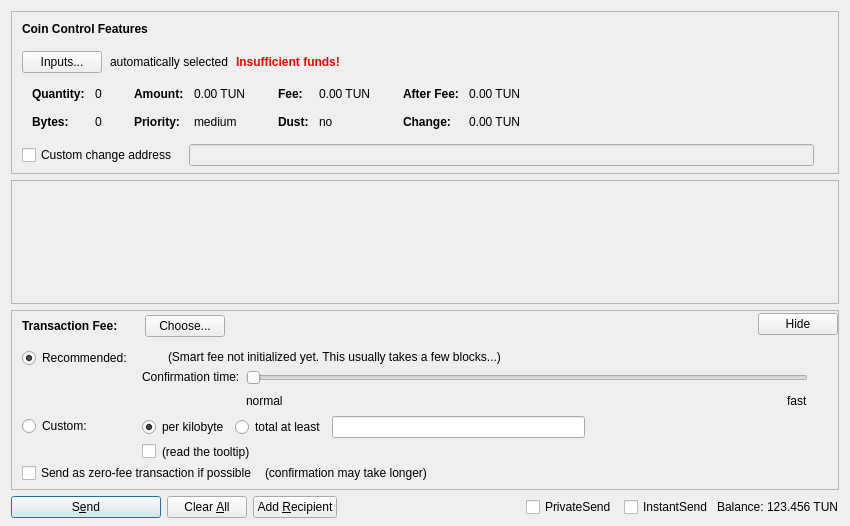
<?xml version="1.0" encoding="UTF-8"?>
<ui version="4.0">
 <class>SendCoinsDialog</class>
 <widget class="QDialog" name="SendCoinsDialog">
  <property name="geometry">
   <rect>
    <x>0</x>
    <y>0</y>
    <width>850</width>
    <height>526</height>
   </rect>
  </property>
  <property name="windowTitle">
   <string>Send Coins</string>
  </property>
  <layout class="QVBoxLayout" name="verticalLayout" stretch="0,1,0,0">
   <property name="bottomMargin">
    <number>8</number>
   </property>
   <item>
    <widget class="QFrame" name="frameCoinControl">
     <property name="sizePolicy">
      <sizepolicy hsizetype="Expanding" vsizetype="Expanding">
       <horstretch>0</horstretch>
       <verstretch>0</verstretch>
      </sizepolicy>
     </property>
     <property name="maximumSize">
      <size>
       <width>16777215</width>
       <height>16777215</height>
      </size>
     </property>
     <property name="frameShape">
      <enum>QFrame::StyledPanel</enum>
     </property>
     <property name="frameShadow">
      <enum>QFrame::Sunken</enum>
     </property>
     <layout class="QVBoxLayout" name="verticalLayoutCoinControl2">
      <property name="spacing">
       <number>0</number>
      </property>
      <property name="leftMargin">
       <number>0</number>
      </property>
      <property name="topMargin">
       <number>0</number>
      </property>
      <property name="rightMargin">
       <number>0</number>
      </property>
      <property name="bottomMargin">
       <number>6</number>
      </property>
      <item>
       <layout class="QVBoxLayout" name="verticalLayoutCoinControl" stretch="0,0,0,0,1">
        <property name="spacing">
         <number>0</number>
        </property>
        <property name="leftMargin">
         <number>10</number>
        </property>
        <property name="topMargin">
         <number>10</number>
        </property>
        <item>
         <layout class="QHBoxLayout" name="horizontalLayoutCoinControl1">
          <property name="bottomMargin">
           <number>15</number>
          </property>
          <item>
           <widget class="QLabel" name="labelCoinControlFeatures">
            <property name="sizePolicy">
             <sizepolicy hsizetype="Preferred" vsizetype="Maximum">
              <horstretch>0</horstretch>
              <verstretch>0</verstretch>
             </sizepolicy>
            </property>
            <property name="font">
             <font>
              <weight>75</weight>
              <bold>true</bold>
             </font>
            </property>
            <property name="styleSheet">
             <string notr="true">font-weight:bold;</string>
            </property>
            <property name="text">
             <string>Coin Control Features</string>
            </property>
           </widget>
          </item>
         </layout>
        </item>
        <item>
         <layout class="QHBoxLayout" name="horizontalLayoutCoinControl2" stretch="0,0,0,0">
          <property name="spacing">
           <number>8</number>
          </property>
          <property name="bottomMargin">
           <number>10</number>
          </property>
          <item>
           <widget class="QPushButton" name="pushButtonCoinControl">
            <property name="styleSheet">
             <string notr="true"/>
            </property>
            <property name="text">
             <string>Inputs...</string>
            </property>
            <property name="autoDefault">
             <bool>false</bool>
            </property>
           </widget>
          </item>
          <item>
           <widget class="QLabel" name="labelCoinControlAutomaticallySelected">
            <property name="text">
             <string>automatically selected</string>
            </property>
            <property name="margin">
             <number>5</number>
            </property>
           </widget>
          </item>
          <item>
           <widget class="QLabel" name="labelCoinControlInsuffFunds">
            <property name="font">
             <font>
              <weight>75</weight>
              <bold>true</bold>
             </font>
            </property>
            <property name="styleSheet">
             <string notr="true">color:red;font-weight:bold;</string>
            </property>
            <property name="text">
             <string>Insufficient funds!</string>
            </property>
            <property name="margin">
             <number>5</number>
            </property>
           </widget>
          </item>
          <item>
           <spacer name="horizontalSpacerCoinControl">
            <property name="orientation">
             <enum>Qt::Horizontal</enum>
            </property>
            <property name="sizeHint" stdset="0">
             <size>
              <width>40</width>
              <height>1</height>
             </size>
            </property>
           </spacer>
          </item>
         </layout>
        </item>
        <item>
         <widget class="QWidget" name="widgetCoinControl" native="true">
          <property name="sizePolicy">
           <sizepolicy hsizetype="Preferred" vsizetype="Preferred">
            <horstretch>0</horstretch>
            <verstretch>0</verstretch>
           </sizepolicy>
          </property>
          <property name="minimumSize">
           <size>
            <width>0</width>
            <height>0</height>
           </size>
          </property>
          <property name="styleSheet">
           <string notr="true"/>
          </property>
          <layout class="QHBoxLayout" name="horizontalLayoutCoinControl5">
           <property name="leftMargin">
            <number>0</number>
           </property>
           <property name="topMargin">
            <number>0</number>
           </property>
           <property name="rightMargin">
            <number>0</number>
           </property>
           <property name="bottomMargin">
            <number>0</number>
           </property>
           <item>
            <layout class="QHBoxLayout" name="horizontalLayoutCoinControl3" stretch="0,0,0,1">
             <property name="spacing">
              <number>20</number>
             </property>
             <property name="topMargin">
              <number>0</number>
             </property>
             <property name="bottomMargin">
              <number>10</number>
             </property>
             <item>
              <layout class="QFormLayout" name="formLayoutCoinControl1">
               <property name="horizontalSpacing">
                <number>10</number>
               </property>
               <property name="verticalSpacing">
                <number>14</number>
               </property>
               <property name="leftMargin">
                <number>10</number>
               </property>
               <property name="topMargin">
                <number>4</number>
               </property>
               <property name="rightMargin">
                <number>6</number>
               </property>
               <item row="0" column="0">
                <widget class="QLabel" name="labelCoinControlQuantityText">
                 <property name="font">
                  <font>
                   <weight>75</weight>
                   <bold>true</bold>
                  </font>
                 </property>
                 <property name="text">
                  <string>Quantity:</string>
                 </property>
                 <property name="margin">
                  <number>0</number>
                 </property>
                </widget>
               </item>
               <item row="0" column="1">
                <widget class="QLabel" name="labelCoinControlQuantity">
                 <property name="cursor">
                  <cursorShape>IBeamCursor</cursorShape>
                 </property>
                 <property name="contextMenuPolicy">
                  <enum>Qt::ActionsContextMenu</enum>
                 </property>
                 <property name="text">
                  <string notr="true">0</string>
                 </property>
                 <property name="margin">
                  <number>0</number>
                 </property>
                 <property name="textInteractionFlags">
                  <set>Qt::LinksAccessibleByMouse|Qt::TextSelectableByKeyboard|Qt::TextSelectableByMouse</set>
                 </property>
                </widget>
               </item>
               <item row="1" column="0">
                <widget class="QLabel" name="labelCoinControlBytesText">
                 <property name="font">
                  <font>
                   <weight>75</weight>
                   <bold>true</bold>
                  </font>
                 </property>
                 <property name="text">
                  <string>Bytes:</string>
                 </property>
                </widget>
               </item>
               <item row="1" column="1">
                <widget class="QLabel" name="labelCoinControlBytes">
                 <property name="cursor">
                  <cursorShape>IBeamCursor</cursorShape>
                 </property>
                 <property name="contextMenuPolicy">
                  <enum>Qt::ActionsContextMenu</enum>
                 </property>
                 <property name="text">
                  <string notr="true">0</string>
                 </property>
                 <property name="textInteractionFlags">
                  <set>Qt::LinksAccessibleByMouse|Qt::TextSelectableByKeyboard|Qt::TextSelectableByMouse</set>
                 </property>
                </widget>
               </item>
              </layout>
             </item>
             <item>
              <layout class="QFormLayout" name="formLayoutCoinControl2">
               <property name="horizontalSpacing">
                <number>10</number>
               </property>
               <property name="verticalSpacing">
                <number>14</number>
               </property>
               <property name="leftMargin">
                <number>6</number>
               </property>
               <property name="topMargin">
                <number>4</number>
               </property>
               <property name="rightMargin">
                <number>6</number>
               </property>
               <item row="0" column="0">
                <widget class="QLabel" name="labelCoinControlAmountText">
                 <property name="font">
                  <font>
                   <weight>75</weight>
                   <bold>true</bold>
                  </font>
                 </property>
                 <property name="text">
                  <string>Amount:</string>
                 </property>
                 <property name="margin">
                  <number>0</number>
                 </property>
                </widget>
               </item>
               <item row="0" column="1">
                <widget class="QLabel" name="labelCoinControlAmount">
                 <property name="cursor">
                  <cursorShape>IBeamCursor</cursorShape>
                 </property>
                 <property name="contextMenuPolicy">
                  <enum>Qt::ActionsContextMenu</enum>
                 </property>
                 <property name="text">
                  <string notr="true">0.00 TUN</string>
                 </property>
                 <property name="textInteractionFlags">
                  <set>Qt::LinksAccessibleByMouse|Qt::TextSelectableByKeyboard|Qt::TextSelectableByMouse</set>
                 </property>
                </widget>
               </item>
               <item row="1" column="0">
                <widget class="QLabel" name="labelCoinControlPriorityText">
                 <property name="font">
                  <font>
                   <weight>75</weight>
                   <bold>true</bold>
                  </font>
                 </property>
                 <property name="text">
                  <string>Priority:</string>
                 </property>
                </widget>
               </item>
               <item row="1" column="1">
                <widget class="QLabel" name="labelCoinControlPriority">
                 <property name="cursor">
                  <cursorShape>IBeamCursor</cursorShape>
                 </property>
                 <property name="contextMenuPolicy">
                  <enum>Qt::ActionsContextMenu</enum>
                 </property>
                 <property name="text">
                  <string>medium</string>
                 </property>
                 <property name="textInteractionFlags">
                  <set>Qt::LinksAccessibleByMouse|Qt::TextSelectableByKeyboard|Qt::TextSelectableByMouse</set>
                 </property>
                </widget>
               </item>
              </layout>
             </item>
             <item>
              <layout class="QFormLayout" name="formLayoutCoinControl3">
               <property name="horizontalSpacing">
                <number>10</number>
               </property>
               <property name="verticalSpacing">
                <number>14</number>
               </property>
               <property name="leftMargin">
                <number>6</number>
               </property>
               <property name="topMargin">
                <number>4</number>
               </property>
               <property name="rightMargin">
                <number>6</number>
               </property>
               <item row="0" column="0">
                <widget class="QLabel" name="labelCoinControlFeeText">
                 <property name="font">
                  <font>
                   <weight>75</weight>
                   <bold>true</bold>
                  </font>
                 </property>
                 <property name="text">
                  <string>Fee:</string>
                 </property>
                 <property name="margin">
                  <number>0</number>
                 </property>
                </widget>
               </item>
               <item row="0" column="1">
                <widget class="QLabel" name="labelCoinControlFee">
                 <property name="cursor">
                  <cursorShape>IBeamCursor</cursorShape>
                 </property>
                 <property name="contextMenuPolicy">
                  <enum>Qt::ActionsContextMenu</enum>
                 </property>
                 <property name="text">
                  <string notr="true">0.00 TUN</string>
                 </property>
                 <property name="textInteractionFlags">
                  <set>Qt::LinksAccessibleByMouse|Qt::TextSelectableByKeyboard|Qt::TextSelectableByMouse</set>
                 </property>
                </widget>
               </item>
               <item row="1" column="0">
                <widget class="QLabel" name="labelCoinControlLowOutputText">
                 <property name="font">
                  <font>
                   <weight>75</weight>
                   <bold>true</bold>
                  </font>
                 </property>
                 <property name="text">
                  <string>Dust:</string>
                 </property>
                </widget>
               </item>
               <item row="1" column="1">
                <widget class="QLabel" name="labelCoinControlLowOutput">
                 <property name="cursor">
                  <cursorShape>IBeamCursor</cursorShape>
                 </property>
                 <property name="contextMenuPolicy">
                  <enum>Qt::ActionsContextMenu</enum>
                 </property>
                 <property name="text">
                  <string>no</string>
                 </property>
                 <property name="textInteractionFlags">
                  <set>Qt::LinksAccessibleByMouse|Qt::TextSelectableByKeyboard|Qt::TextSelectableByMouse</set>
                 </property>
                </widget>
               </item>
              </layout>
             </item>
             <item>
              <layout class="QFormLayout" name="formLayoutCoinControl4">
               <property name="horizontalSpacing">
                <number>10</number>
               </property>
               <property name="verticalSpacing">
                <number>14</number>
               </property>
               <property name="leftMargin">
                <number>6</number>
               </property>
               <property name="topMargin">
                <number>4</number>
               </property>
               <property name="rightMargin">
                <number>6</number>
               </property>
               <item row="0" column="0">
                <widget class="QLabel" name="labelCoinControlAfterFeeText">
                 <property name="font">
                  <font>
                   <weight>75</weight>
                   <bold>true</bold>
                  </font>
                 </property>
                 <property name="text">
                  <string>After Fee:</string>
                 </property>
                 <property name="margin">
                  <number>0</number>
                 </property>
                </widget>
               </item>
               <item row="0" column="1">
                <widget class="QLabel" name="labelCoinControlAfterFee">
                 <property name="cursor">
                  <cursorShape>IBeamCursor</cursorShape>
                 </property>
                 <property name="contextMenuPolicy">
                  <enum>Qt::ActionsContextMenu</enum>
                 </property>
                 <property name="text">
                  <string notr="true">0.00 TUN</string>
                 </property>
                 <property name="textInteractionFlags">
                  <set>Qt::LinksAccessibleByMouse|Qt::TextSelectableByKeyboard|Qt::TextSelectableByMouse</set>
                 </property>
                </widget>
               </item>
               <item row="1" column="0">
                <widget class="QLabel" name="labelCoinControlChangeText">
                 <property name="font">
                  <font>
                   <weight>75</weight>
                   <bold>true</bold>
                  </font>
                 </property>
                 <property name="text">
                  <string>Change:</string>
                 </property>
                </widget>
               </item>
               <item row="1" column="1">
                <widget class="QLabel" name="labelCoinControlChange">
                 <property name="cursor">
                  <cursorShape>IBeamCursor</cursorShape>
                 </property>
                 <property name="contextMenuPolicy">
                  <enum>Qt::ActionsContextMenu</enum>
                 </property>
                 <property name="text">
                  <string notr="true">0.00 TUN</string>
                 </property>
                 <property name="textInteractionFlags">
                  <set>Qt::LinksAccessibleByMouse|Qt::TextSelectableByKeyboard|Qt::TextSelectableByMouse</set>
                 </property>
                </widget>
               </item>
              </layout>
             </item>
            </layout>
           </item>
          </layout>
         </widget>
        </item>
        <item>
         <layout class="QHBoxLayout" name="horizontalLayoutCoinControl4" stretch="0,0,0">
          <property name="spacing">
           <number>12</number>
          </property>
          <property name="sizeConstraint">
           <enum>QLayout::SetDefaultConstraint</enum>
          </property>
          <property name="topMargin">
           <number>5</number>
          </property>
          <property name="rightMargin">
           <number>5</number>
          </property>
          <item>
           <widget class="QCheckBox" name="checkBoxCoinControlChange">
            <property name="toolTip">
             <string>If this is activated, but the change address is empty or invalid, change will be sent to a newly generated address.</string>
            </property>
            <property name="text">
             <string>Custom change address</string>
            </property>
           </widget>
          </item>
          <item>
           <widget class="QValidatedLineEdit" name="lineEditCoinControlChange">
            <property name="enabled">
             <bool>false</bool>
            </property>
            <property name="sizePolicy">
             <sizepolicy hsizetype="Expanding" vsizetype="Fixed">
              <horstretch>0</horstretch>
              <verstretch>0</verstretch>
             </sizepolicy>
            </property>
           </widget>
          </item>
          <item>
           <widget class="QLabel" name="labelCoinControlChangeLabel">
            <property name="sizePolicy">
             <sizepolicy hsizetype="Preferred" vsizetype="Expanding">
              <horstretch>0</horstretch>
              <verstretch>0</verstretch>
             </sizepolicy>
            </property>
            <property name="minimumSize">
             <size>
              <width>0</width>
              <height>0</height>
             </size>
            </property>
            <property name="text">
             <string/>
            </property>
            <property name="margin">
             <number>3</number>
            </property>
           </widget>
          </item>
         </layout>
        </item>
        <item>
         <spacer name="verticalSpacerCoinControl">
          <property name="orientation">
           <enum>Qt::Vertical</enum>
          </property>
          <property name="sizeHint" stdset="0">
           <size>
            <width>800</width>
            <height>1</height>
           </size>
          </property>
         </spacer>
        </item>
       </layout>
      </item>
     </layout>
    </widget>
   </item>
   <item>
    <widget class="QScrollArea" name="scrollArea">
     <property name="widgetResizable">
      <bool>true</bool>
     </property>
     <widget class="QWidget" name="scrollAreaWidgetContents">
      <property name="geometry">
       <rect>
        <x>0</x>
        <y>0</y>
        <width>830</width>
        <height>69</height>
       </rect>
      </property>
      <layout class="QVBoxLayout" name="verticalLayout_2" stretch="0,1">
       <property name="leftMargin">
        <number>0</number>
       </property>
       <property name="topMargin">
        <number>0</number>
       </property>
       <property name="rightMargin">
        <number>0</number>
       </property>
       <property name="bottomMargin">
        <number>0</number>
       </property>
       <item>
        <layout class="QVBoxLayout" name="entries">
         <property name="spacing">
          <number>6</number>
         </property>
        </layout>
       </item>
       <item>
        <spacer name="verticalSpacer">
         <property name="orientation">
          <enum>Qt::Vertical</enum>
         </property>
         <property name="sizeHint" stdset="0">
          <size>
           <width>20</width>
           <height>40</height>
          </size>
         </property>
        </spacer>
       </item>
      </layout>
     </widget>
    </widget>
   </item>
   <item>
    <widget class="QFrame" name="frameFee">
     <property name="sizePolicy">
      <sizepolicy hsizetype="Expanding" vsizetype="Expanding">
       <horstretch>0</horstretch>
       <verstretch>0</verstretch>
      </sizepolicy>
     </property>
     <property name="maximumSize">
      <size>
       <width>16777215</width>
       <height>16777215</height>
      </size>
     </property>
     <property name="frameShape">
      <enum>QFrame::StyledPanel</enum>
     </property>
     <property name="frameShadow">
      <enum>QFrame::Sunken</enum>
     </property>
     <layout class="QVBoxLayout" name="verticalLayoutFee1">
      <property name="spacing">
       <number>0</number>
      </property>
      <property name="leftMargin">
       <number>0</number>
      </property>
      <property name="topMargin">
       <number>0</number>
      </property>
      <property name="rightMargin">
       <number>0</number>
      </property>
      <property name="bottomMargin">
       <number>0</number>
      </property>
      <item>
       <layout class="QVBoxLayout" name="verticalLayoutFee2" stretch="0,0,0">
        <property name="spacing">
         <number>0</number>
        </property>
        <property name="leftMargin">
         <number>10</number>
        </property>
        <property name="topMargin">
         <number>0</number>
        </property>
        <item>
         <layout class="QHBoxLayout" name="horizontalLayoutFee1">
          <property name="bottomMargin">
           <number>0</number>
          </property>
          <item>
           <layout class="QVBoxLayout" name="verticalLayoutFee7">
            <property name="spacing">
             <number>0</number>
            </property>
            <item>
             <spacer name="verticalSpacerSmartFee">
              <property name="orientation">
               <enum>Qt::Vertical</enum>
              </property>
              <property name="sizeType">
               <enum>QSizePolicy::Fixed</enum>
              </property>
              <property name="sizeHint" stdset="0">
               <size>
                <width>1</width>
                <height>4</height>
               </size>
              </property>
             </spacer>
            </item>
            <item>
             <layout class="QHBoxLayout" name="horizontalLayoutSmartFee">
              <property name="spacing">
               <number>10</number>
              </property>
              <item>
               <widget class="QLabel" name="labelFeeHeadline">
                <property name="sizePolicy">
                 <sizepolicy hsizetype="Preferred" vsizetype="Maximum">
                  <horstretch>0</horstretch>
                  <verstretch>0</verstretch>
                 </sizepolicy>
                </property>
                <property name="font">
                 <font>
                  <weight>75</weight>
                  <bold>true</bold>
                 </font>
                </property>
                <property name="styleSheet">
                 <string notr="true">font-weight:bold;</string>
                </property>
                <property name="text">
                 <string>Transaction Fee:</string>
                </property>
               </widget>
              </item>
              <item>
               <widget class="QLabel" name="labelFeeMinimized">
                <property name="text">
                 <string/>
                </property>
               </widget>
              </item>
              <item>
               <widget class="QPushButton" name="buttonChooseFee">
                <property name="text">
                 <string>Choose...</string>
                </property>
               </widget>
              </item>
             </layout>
            </item>
            <item>
             <spacer name="verticalSpacer_5">
              <property name="orientation">
               <enum>Qt::Vertical</enum>
              </property>
              <property name="sizeHint" stdset="0">
               <size>
                <width>1</width>
                <height>1</height>
               </size>
              </property>
             </spacer>
            </item>
           </layout>
          </item>
          <item>
           <spacer name="horizontalSpacer_4">
            <property name="orientation">
             <enum>Qt::Horizontal</enum>
            </property>
            <property name="sizeHint" stdset="0">
             <size>
              <width>40</width>
              <height>20</height>
             </size>
            </property>
           </spacer>
          </item>
          <item>
           <widget class="QPushButton" name="buttonMinimizeFee">
            <property name="toolTip">
             <string>collapse fee-settings</string>
            </property>
            <property name="text">
             <string>Hide</string>
            </property>
           </widget>
          </item>
         </layout>
        </item>
        <item>
         <widget class="QFrame" name="frameFeeSelection">
          <layout class="QVBoxLayout" name="verticalLayoutFee12">
           <property name="spacing">
            <number>0</number>
           </property>
           <property name="leftMargin">
            <number>0</number>
           </property>
           <property name="topMargin">
            <number>0</number>
           </property>
           <property name="rightMargin">
            <number>0</number>
           </property>
           <property name="bottomMargin">
            <number>0</number>
           </property>
           <item>
            <layout class="QGridLayout" name="gridLayoutFee">
             <property name="topMargin">
              <number>10</number>
             </property>
             <property name="bottomMargin">
              <number>4</number>
             </property>
             <property name="horizontalSpacing">
              <number>10</number>
             </property>
             <property name="verticalSpacing">
              <number>4</number>
             </property>
             <item row="1" column="1">
              <layout class="QVBoxLayout" name="verticalLayoutFee8">
               <property name="spacing">
                <number>6</number>
               </property>
               <item>
                <layout class="QHBoxLayout" name="horizontalLayoutFee13">
                 <item>
                  <widget class="QRadioButton" name="radioCustomPerKilobyte">
                   <property name="toolTip">
                    <string>If the custom fee is set to 1000 duffs and the transaction is only 250 bytes, then &quot;per kilobyte&quot; only pays 250 duffs in fee,&lt;br /&gt;while &quot;at least&quot; pays 1000 duffs. For transactions bigger than a kilobyte both pay by kilobyte.</string>
                   </property>
                   <property name="text">
                    <string>per kilobyte</string>
                   </property>
                   <property name="checked">
                    <bool>true</bool>
                   </property>
                   <attribute name="buttonGroup">
                    <string notr="true">groupCustomFee</string>
                   </attribute>
                  </widget>
                 </item>
                 <item>
                  <widget class="QRadioButton" name="radioCustomAtLeast">
                   <property name="toolTip">
                    <string>If the custom fee is set to 1000 duffs and the transaction is only 250 bytes, then &quot;per kilobyte&quot; only pays 250 duffs in fee,&lt;br /&gt;while &quot;total at least&quot; pays 1000 duffs. For transactions bigger than a kilobyte both pay by kilobyte.</string>
                   </property>
                   <property name="text">
                    <string>total at least</string>
                   </property>
                   <attribute name="buttonGroup">
                    <string notr="true">groupCustomFee</string>
                   </attribute>
                  </widget>
                 </item>
                 <item>
                  <widget class="BitcoinAmountField" name="customFee"/>
                 </item>
                 <item>
                  <spacer name="horizontalSpacer_6">
                   <property name="orientation">
                    <enum>Qt::Horizontal</enum>
                   </property>
                   <property name="sizeHint" stdset="0">
                    <size>
                     <width>1</width>
                     <height>1</height>
                    </size>
                   </property>
                  </spacer>
                 </item>
                </layout>
               </item>
               <item>
                <layout class="QHBoxLayout" name="horizontalLayoutFee8">
                 <item>
                  <widget class="QCheckBox" name="checkBoxMinimumFee">
                   <property name="toolTip">
                    <string>Paying only the minimum fee is just fine as long as there is less transaction volume than space in the blocks.&lt;br /&gt;But be aware that this can end up in a never confirming transaction once there is more demand for tune transactions than the network can process.</string>
                   </property>
                   <property name="text">
                    <string/>
                   </property>
                  </widget>
                 </item>
                 <item>
                  <widget class="QLabel" name="labelMinFeeWarning">
                   <property name="enabled">
                    <bool>true</bool>
                   </property>
                   <property name="toolTip">
                    <string>Paying only the minimum fee is just fine as long as there is less transaction volume than space in the blocks.&lt;br /&gt;But be aware that this can end up in a never confirming transaction once there is more demand for tune transactions than the network can process.</string>
                   </property>
                   <property name="text">
                    <string>(read the tooltip)</string>
                   </property>
                   <property name="margin">
                    <number>5</number>
                   </property>
                  </widget>
                 </item>
                 <item>
                  <spacer name="horizontalSpacer_2">
                   <property name="orientation">
                    <enum>Qt::Horizontal</enum>
                   </property>
                   <property name="sizeHint" stdset="0">
                    <size>
                     <width>1</width>
                     <height>1</height>
                    </size>
                   </property>
                  </spacer>
                 </item>
                </layout>
               </item>
              </layout>
             </item>
             <item row="0" column="0">
              <layout class="QVBoxLayout" name="verticalLayoutFee4" stretch="0,1">
               <item>
                <widget class="QRadioButton" name="radioSmartFee">
                 <property name="text">
                  <string>Recommended:</string>
                 </property>
                 <property name="checked">
                  <bool>true</bool>
                 </property>
                 <attribute name="buttonGroup">
                  <string notr="true">groupFee</string>
                 </attribute>
                </widget>
               </item>
               <item>
                <spacer name="verticalSpacer_2">
                 <property name="orientation">
                  <enum>Qt::Vertical</enum>
                 </property>
                 <property name="sizeHint" stdset="0">
                  <size>
                   <width>1</width>
                   <height>1</height>
                  </size>
                 </property>
                </spacer>
               </item>
              </layout>
             </item>
             <item row="1" column="0">
              <layout class="QVBoxLayout" name="verticalLayoutFee9" stretch="0,1">
               <item>
                <widget class="QRadioButton" name="radioCustomFee">
                 <property name="text">
                  <string>Custom:</string>
                 </property>
                 <attribute name="buttonGroup">
                  <string notr="true">groupFee</string>
                 </attribute>
                </widget>
               </item>
               <item>
                <spacer name="verticalSpacer_6">
                 <property name="orientation">
                  <enum>Qt::Vertical</enum>
                 </property>
                 <property name="sizeHint" stdset="0">
                  <size>
                   <width>1</width>
                   <height>1</height>
                  </size>
                 </property>
                </spacer>
               </item>
              </layout>
             </item>
             <item row="0" column="1">
              <layout class="QVBoxLayout" name="verticalLayoutFee3" stretch="0,0,1">
               <property name="spacing">
                <number>6</number>
               </property>
               <property name="topMargin">
                <number>2</number>
               </property>
               <item>
                <layout class="QHBoxLayout" name="horizontalLayoutFee12">
                 <item>
                  <widget class="QLabel" name="labelSmartFee">
                   <property name="text">
                    <string/>
                   </property>
                   <property name="margin">
                    <number>2</number>
                   </property>
                  </widget>
                 </item>
                 <item>
                  <widget class="QLabel" name="labelFeeEstimation">
                   <property name="text">
                    <string/>
                   </property>
                  </widget>
                 </item>
                 <item>
                  <widget class="QLabel" name="labelSmartFee2">
                   <property name="text">
                    <string>(Smart fee not initialized yet. This usually takes a few blocks...)</string>
                   </property>
                   <property name="margin">
                    <number>2</number>
                   </property>
                  </widget>
                 </item>
                 <item>
                  <spacer name="horizontalSpacer_5">
                   <property name="orientation">
                    <enum>Qt::Horizontal</enum>
                   </property>
                   <property name="sizeHint" stdset="0">
                    <size>
                     <width>1</width>
                     <height>1</height>
                    </size>
                   </property>
                  </spacer>
                 </item>
                </layout>
               </item>
               <item>
                <layout class="QHBoxLayout" name="horizontalLayoutFee9">
                 <item>
                  <layout class="QVBoxLayout" name="verticalLayoutFee6">
                   <item>
                    <widget class="QLabel" name="labelSmartFee3">
                     <property name="text">
                      <string>Confirmation time:</string>
                     </property>
                     <property name="margin">
                      <number>2</number>
                     </property>
                    </widget>
                   </item>
                   <item>
                    <spacer name="verticalSpacer_3">
                     <property name="orientation">
                      <enum>Qt::Vertical</enum>
                     </property>
                     <property name="sizeHint" stdset="0">
                      <size>
                       <width>1</width>
                       <height>1</height>
                      </size>
                     </property>
                    </spacer>
                   </item>
                  </layout>
                 </item>
                 <item>
                  <layout class="QVBoxLayout" name="verticalLayoutFee5">
                   <property name="rightMargin">
                    <number>30</number>
                   </property>
                   <item>
                    <widget class="QSlider" name="sliderSmartFee">
                     <property name="minimum">
                      <number>0</number>
                     </property>
                     <property name="maximum">
                      <number>24</number>
                     </property>
                     <property name="pageStep">
                      <number>1</number>
                     </property>
                     <property name="value">
                      <number>0</number>
                     </property>
                     <property name="orientation">
                      <enum>Qt::Horizontal</enum>
                     </property>
                     <property name="invertedAppearance">
                      <bool>false</bool>
                     </property>
                     <property name="invertedControls">
                      <bool>false</bool>
                     </property>
                     <property name="tickPosition">
                      <enum>QSlider::NoTicks</enum>
                     </property>
                    </widget>
                   </item>
                   <item>
                    <layout class="QHBoxLayout" name="horizontalLayoutFee10">
                     <item>
                      <widget class="QLabel" name="labelSmartFeeNormal">
                       <property name="text">
                        <string>normal</string>
                       </property>
                      </widget>
                     </item>
                     <item>
                      <spacer name="horizontalSpacer_3">
                       <property name="orientation">
                        <enum>Qt::Horizontal</enum>
                       </property>
                       <property name="sizeHint" stdset="0">
                        <size>
                         <width>40</width>
                         <height>20</height>
                        </size>
                       </property>
                      </spacer>
                     </item>
                     <item>
                      <widget class="QLabel" name="labelSmartFeeFast">
                       <property name="text">
                        <string>fast</string>
                       </property>
                      </widget>
                     </item>
                    </layout>
                   </item>
                  </layout>
                 </item>
                </layout>
               </item>
               <item>
                <spacer name="verticalSpacer_4">
                 <property name="orientation">
                  <enum>Qt::Vertical</enum>
                 </property>
                 <property name="sizeHint" stdset="0">
                  <size>
                   <width>1</width>
                   <height>1</height>
                  </size>
                 </property>
                </spacer>
               </item>
              </layout>
             </item>
            </layout>
           </item>
           <item>
            <layout class="QHBoxLayout" name="horizontalLayoutFee5" stretch="0,0,0">
             <property name="spacing">
              <number>8</number>
             </property>
             <property name="bottomMargin">
              <number>4</number>
             </property>
             <item>
              <widget class="QCheckBox" name="checkBoxFreeTx">
               <property name="text">
                <string>Send as zero-fee transaction if possible</string>
               </property>
              </widget>
             </item>
             <item>
              <widget class="QLabel" name="labelFreeTx">
               <property name="text">
                <string>(confirmation may take longer)</string>
               </property>
               <property name="margin">
                <number>5</number>
               </property>
              </widget>
             </item>
             <item>
              <spacer name="horizontalSpacerFee5">
               <property name="orientation">
                <enum>Qt::Horizontal</enum>
               </property>
               <property name="sizeHint" stdset="0">
                <size>
                 <width>1</width>
                 <height>1</height>
                </size>
               </property>
              </spacer>
             </item>
            </layout>
           </item>
           <item>
            <spacer name="verticalSpacerFee2">
             <property name="orientation">
              <enum>Qt::Vertical</enum>
             </property>
             <property name="sizeHint" stdset="0">
              <size>
               <width>1</width>
               <height>1</height>
              </size>
             </property>
            </spacer>
           </item>
          </layout>
         </widget>
        </item>
        <item>
         <spacer name="verticalSpacerFee">
          <property name="orientation">
           <enum>Qt::Vertical</enum>
          </property>
          <property name="sizeHint" stdset="0">
           <size>
            <width>800</width>
            <height>1</height>
           </size>
          </property>
         </spacer>
        </item>
       </layout>
      </item>
     </layout>
    </widget>
   </item>
   <item>
    <layout class="QHBoxLayout" name="horizontalLayout">
     <item>
      <widget class="QPushButton" name="sendButton">
       <property name="minimumSize">
        <size>
         <width>150</width>
         <height>0</height>
        </size>
       </property>
       <property name="toolTip">
        <string>Confirm the send action</string>
       </property>
       <property name="text">
        <string>S&amp;end</string>
       </property>
       <property name="autoDefault">
        <bool>false</bool>
       </property>
       <property name="default">
        <bool>true</bool>
       </property>
      </widget>
     </item>
     <item>
      <widget class="QPushButton" name="clearButton">
       <property name="sizePolicy">
        <sizepolicy hsizetype="Minimum" vsizetype="Fixed">
         <horstretch>0</horstretch>
         <verstretch>0</verstretch>
        </sizepolicy>
       </property>
       <property name="toolTip">
        <string>Clear all fields of the form.</string>
       </property>
       <property name="text">
        <string>Clear &amp;All</string>
       </property>
       <property name="autoDefault">
        <bool>false</bool>
       </property>
      </widget>
     </item>
     <item>
      <widget class="QPushButton" name="addButton">
       <property name="toolTip">
        <string>Send to multiple recipients at once</string>
       </property>
       <property name="text">
        <string>Add &amp;Recipient</string>
       </property>
       <property name="autoDefault">
        <bool>false</bool>
       </property>
      </widget>
     </item>
     <item>
      <spacer name="horizontalSpacer">
       <property name="orientation">
        <enum>Qt::Horizontal</enum>
       </property>
       <property name="sizeHint" stdset="0">
        <size>
         <width>40</width>
         <height>20</height>
        </size>
       </property>
      </spacer>
     </item>
     <item>
      <layout class="QHBoxLayout" name="horizontalLayout_2">
       <property name="spacing">
        <number>3</number>
       </property>
       <item>
        <widget class="QCheckBox" name="checkUsePrivateSend">
         <property name="minimumSize">
          <size>
           <width>95</width>
           <height>0</height>
          </size>
         </property>
         <property name="text">
          <string>PrivateSend</string>
         </property>
         <property name="checked">
          <bool>false</bool>
         </property>
        </widget>
       </item>
       <item>
        <widget class="QCheckBox" name="checkUseInstantSend">
         <property name="enabled">
          <bool>true</bool>
         </property>
         <property name="minimumSize">
          <size>
           <width>85</width>
           <height>0</height>
          </size>
         </property>
         <property name="text">
          <string>InstantSend</string>
         </property>
        </widget>
       </item>
       <item>
        <widget class="QLabel" name="label">
         <property name="text">
          <string>Balance:</string>
         </property>
        </widget>
       </item>
       <item>
        <widget class="QLabel" name="labelBalance">
         <property name="sizePolicy">
          <sizepolicy hsizetype="Preferred" vsizetype="Fixed">
           <horstretch>0</horstretch>
           <verstretch>0</verstretch>
          </sizepolicy>
         </property>
         <property name="cursor">
          <cursorShape>IBeamCursor</cursorShape>
         </property>
         <property name="text">
          <string notr="true">123.456 TUN</string>
         </property>
         <property name="textInteractionFlags">
          <set>Qt::LinksAccessibleByMouse|Qt::TextSelectableByKeyboard|Qt::TextSelectableByMouse</set>
         </property>
        </widget>
       </item>
      </layout>
     </item>
    </layout>
   </item>
  </layout>
 </widget>
 <customwidgets>
  <customwidget>
   <class>QValidatedLineEdit</class>
   <extends>QLineEdit</extends>
   <header>qvalidatedlineedit.h</header>
  </customwidget>
  <customwidget>
   <class>BitcoinAmountField</class>
   <extends>QLineEdit</extends>
   <header>bitcoinamountfield.h</header>
   <container>1</container>
  </customwidget>
 </customwidgets>
 <resources>
  <include location="../tune.qrc"/>
 </resources>
 <connections/>
 <buttongroups>
  <buttongroup name="groupCustomFee"/>
  <buttongroup name="groupFee"/>
 </buttongroups>
</ui>
